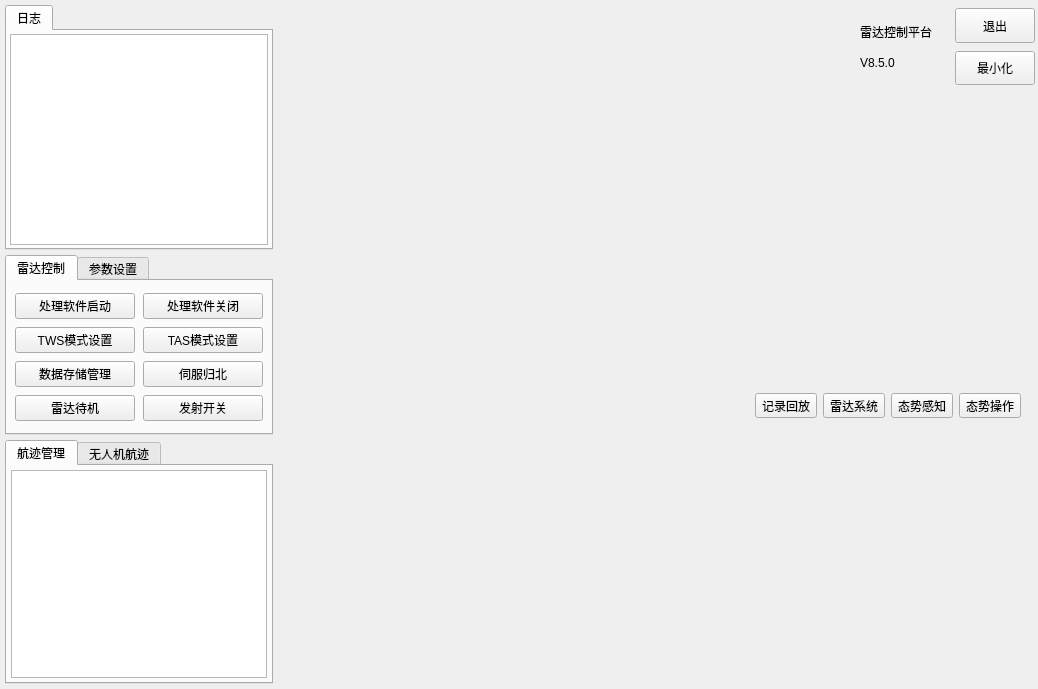
<?xml version="1.0" encoding="UTF-8"?>
<ui version="4.0">
 <class>MainOverLayOut</class>
 <widget class="QWidget" name="MainOverLayOut">
  <property name="geometry">
   <rect>
    <x>0</x>
    <y>0</y>
    <width>1038</width>
    <height>689</height>
   </rect>
  </property>
  <property name="windowTitle">
   <string>Form</string>
  </property>
  <layout class="QVBoxLayout" name="verticalLayout_2">
   <property name="spacing">
    <number>0</number>
   </property>
   <property name="leftMargin">
    <number>0</number>
   </property>
   <property name="topMargin">
    <number>0</number>
   </property>
   <property name="rightMargin">
    <number>0</number>
   </property>
   <property name="bottomMargin">
    <number>0</number>
   </property>
   <item>
    <layout class="QHBoxLayout" name="horizontalLayout" stretch="0,1,0">
     <property name="spacing">
      <number>0</number>
     </property>
     <item>
      <layout class="QVBoxLayout" name="verticalLayout">
       <property name="spacing">
        <number>5</number>
       </property>
       <property name="leftMargin">
        <number>5</number>
       </property>
       <property name="topMargin">
        <number>5</number>
       </property>
       <property name="bottomMargin">
        <number>5</number>
       </property>
       <item>
        <widget class="QTabWidget" name="infoTab">
         <property name="sizePolicy">
          <sizepolicy hsizetype="Expanding" vsizetype="Expanding">
           <horstretch>0</horstretch>
           <verstretch>0</verstretch>
          </sizepolicy>
         </property>
         <property name="maximumSize">
          <size>
           <width>16777215</width>
           <height>500</height>
          </size>
         </property>
         <property name="tabShape">
          <enum>QTabWidget::Rounded</enum>
         </property>
         <property name="currentIndex">
          <number>0</number>
         </property>
         <property name="documentMode">
          <bool>false</bool>
         </property>
         <property name="movable">
          <bool>true</bool>
         </property>
         <widget class="QWidget" name="tab_2">
          <attribute name="icon">
           <iconset resource="../resource.qrc">
            <normaloff>:/resources/icon/ui/log.svg</normaloff>:/resources/icon/ui/log.svg</iconset>
          </attribute>
          <attribute name="title">
           <string>日志</string>
          </attribute>
          <attribute name="toolTip">
           <string>雷达操作日志</string>
          </attribute>
          <layout class="QVBoxLayout" name="verticalLayout_3">
           <property name="spacing">
            <number>0</number>
           </property>
           <property name="leftMargin">
            <number>3</number>
           </property>
           <property name="topMargin">
            <number>3</number>
           </property>
           <property name="rightMargin">
            <number>3</number>
           </property>
           <property name="bottomMargin">
            <number>3</number>
           </property>
           <item>
            <widget class="QTextEdit" name="logEdit">
             <property name="sizePolicy">
              <sizepolicy hsizetype="Expanding" vsizetype="Preferred">
               <horstretch>0</horstretch>
               <verstretch>0</verstretch>
              </sizepolicy>
             </property>
             <property name="textInteractionFlags">
              <set>Qt::NoTextInteraction</set>
             </property>
            </widget>
           </item>
          </layout>
         </widget>
        </widget>
       </item>
       <item>
        <widget class="QTabWidget" name="setTab">
         <property name="sizePolicy">
          <sizepolicy hsizetype="Preferred" vsizetype="Preferred">
           <horstretch>0</horstretch>
           <verstretch>0</verstretch>
          </sizepolicy>
         </property>
         <property name="minimumSize">
          <size>
           <width>0</width>
           <height>0</height>
          </size>
         </property>
         <property name="maximumSize">
          <size>
           <width>16777215</width>
           <height>16777215</height>
          </size>
         </property>
         <property name="tabShape">
          <enum>QTabWidget::Rounded</enum>
         </property>
         <property name="currentIndex">
          <number>0</number>
         </property>
         <property name="documentMode">
          <bool>false</bool>
         </property>
         <property name="movable">
          <bool>true</bool>
         </property>
         <property name="tabBarAutoHide">
          <bool>false</bool>
         </property>
         <widget class="QWidget" name="tab_4">
          <attribute name="icon">
           <iconset resource="../resource.qrc">
            <normaloff>:/resources/icon/ui/radar.svg</normaloff>:/resources/icon/ui/radar.svg</iconset>
          </attribute>
          <attribute name="title">
           <string>雷达控制</string>
          </attribute>
          <layout class="QVBoxLayout" name="radarControlLayout">
           <property name="spacing">
            <number>8</number>
           </property>
           <property name="leftMargin">
            <number>8</number>
           </property>
           <property name="topMargin">
            <number>8</number>
           </property>
           <property name="rightMargin">
            <number>8</number>
           </property>
           <property name="bottomMargin">
            <number>8</number>
           </property>
           <item>
            <layout class="QGridLayout" name="radarControlGrid">
             <property name="spacing">
              <number>8</number>
             </property>
             <item row="0" column="0">
              <widget class="QPushButton" name="btnStartSoftware">
               <property name="minimumSize">
                <size>
                 <width>0</width>
                 <height>20</height>
                </size>
               </property>
               <property name="cursor">
                <cursorShape>PointingHandCursor</cursorShape>
               </property>
               <property name="text">
                <string>处理软件启动</string>
               </property>
              </widget>
             </item>
             <item row="0" column="2">
              <widget class="QPushButton" name="btnStopSoftware">
               <property name="minimumSize">
                <size>
                 <width>0</width>
                 <height>20</height>
                </size>
               </property>
               <property name="cursor">
                <cursorShape>PointingHandCursor</cursorShape>
               </property>
               <property name="text">
                <string>处理软件关闭</string>
               </property>
              </widget>
             </item>
             <item row="1" column="0">
              <widget class="QPushButton" name="btnTWSMode">
               <property name="minimumSize">
                <size>
                 <width>0</width>
                 <height>20</height>
                </size>
               </property>
               <property name="cursor">
                <cursorShape>PointingHandCursor</cursorShape>
               </property>
               <property name="text">
                <string>TWS模式设置</string>
               </property>
              </widget>
             </item>
             <item row="1" column="2">
              <widget class="QPushButton" name="btnTASMode">
               <property name="minimumSize">
                <size>
                 <width>0</width>
                 <height>20</height>
                </size>
               </property>
               <property name="cursor">
                <cursorShape>PointingHandCursor</cursorShape>
               </property>
               <property name="text">
                <string>TAS模式设置</string>
               </property>
              </widget>
             </item>
             <item row="2" column="0">
              <widget class="QPushButton" name="btnDataStorage">
               <property name="minimumSize">
                <size>
                 <width>0</width>
                 <height>20</height>
                </size>
               </property>
               <property name="cursor">
                <cursorShape>PointingHandCursor</cursorShape>
               </property>
               <property name="text">
                <string>数据存储管理</string>
               </property>
              </widget>
             </item>
             <item row="4" column="0">
              <widget class="QPushButton" name="btnRadarStandby">
               <property name="minimumSize">
                <size>
                 <width>0</width>
                 <height>20</height>
                </size>
               </property>
               <property name="cursor">
                <cursorShape>PointingHandCursor</cursorShape>
               </property>
               <property name="text">
                <string>雷达待机</string>
               </property>
              </widget>
             </item>
             <item row="4" column="2">
              <widget class="QPushButton" name="btnTransmitControl">
               <property name="minimumSize">
                <size>
                 <width>0</width>
                 <height>20</height>
                </size>
               </property>
               <property name="cursor">
                <cursorShape>PointingHandCursor</cursorShape>
               </property>
               <property name="text">
                <string>发射开关</string>
               </property>
              </widget>
             </item>
              <item row="2" column="2">
               <widget class="QPushButton" name="btnServoNorth">
               <property name="minimumSize">
                <size>
                 <width>0</width>
                 <height>20</height>
                </size>
               </property>
               <property name="cursor">
                <cursorShape>PointingHandCursor</cursorShape>
               </property>
               <property name="text">
                <string>伺服归北</string>
               </property>
              </widget>
             </item>
            </layout>
           </item>
          </layout>
         </widget>
         <widget class="QWidget" name="tab">
          <attribute name="icon">
           <iconset resource="../resource.qrc">
            <normaloff>:/resources/icon/ui/sliders.svg</normaloff>:/resources/icon/ui/sliders.svg</iconset>
          </attribute>
          <attribute name="title">
           <string>参数设置</string>
          </attribute>
          <layout class="QVBoxLayout" name="paramSettingsLayout">
           <property name="spacing">
            <number>8</number>
           </property>
           <property name="leftMargin">
            <number>8</number>
           </property>
           <property name="topMargin">
            <number>8</number>
           </property>
           <property name="rightMargin">
            <number>8</number>
           </property>
           <property name="bottomMargin">
            <number>8</number>
           </property>
           <item>
            <layout class="QGridLayout" name="paramSettingsGrid">
             <property name="spacing">
              <number>8</number>
             </property>
             <item row="2" column="0">
              <widget class="QPushButton" name="btnScanRange">
               <property name="minimumSize">
                <size>
                 <width>0</width>
                 <height>20</height>
                </size>
               </property>
               <property name="cursor">
                <cursorShape>PointingHandCursor</cursorShape>
               </property>
               <property name="text">
                <string>工作模式设置</string>
               </property>
              </widget>
             </item>
             <item row="4" column="1">
              <spacer name="verticalSpacer_2">
               <property name="orientation">
                <enum>Qt::Vertical</enum>
               </property>
               <property name="sizeHint" stdset="0">
                <size>
                 <width>20</width>
                 <height>40</height>
                </size>
               </property>
              </spacer>
             </item>
             <item row="0" column="1">
              <widget class="QPushButton" name="btnSignalProcess">
               <property name="minimumSize">
                <size>
                 <width>0</width>
                 <height>20</height>
                </size>
               </property>
               <property name="cursor">
                <cursorShape>PointingHandCursor</cursorShape>
               </property>
               <property name="text">
                <string>信号处理参数</string>
               </property>
              </widget>
             </item>
              <item row="1" column="1">
               <widget class="QPushButton" name="btnBatteryControl">
                <property name="minimumSize">
                 <size>
                  <width>0</width>
                  <height>20</height>
                 </size>
                </property>
                <property name="cursor">
                 <cursorShape>PointingHandCursor</cursorShape>
                </property>
                <property name="text">
                 <string>阵面开启控制</string>
                </property>
               </widget>
              </item>
              <item row="0" column="0">
               <widget class="QPushButton" name="btnDataProcess">
               <property name="minimumSize">
                <size>
                 <width>0</width>
                 <height>20</height>
                </size>
               </property>
               <property name="cursor">
                <cursorShape>PointingHandCursor</cursorShape>
               </property>
               <property name="text">
                <string>数据处理参数</string>
               </property>
              </widget>
             </item>
             <item row="1" column="0">
              <widget class="QPushButton" name="btnServoControl">
               <property name="minimumSize">
                <size>
                 <width>0</width>
                 <height>20</height>
                </size>
               </property>
               <property name="cursor">
                <cursorShape>PointingHandCursor</cursorShape>
               </property>
               <property name="text">
                <string>伺服控制</string>
               </property>
              </widget>
             </item>
             <item row="2" column="1">
              <widget class="QPushButton" name="btnFreqControl">
               <property name="minimumSize">
                <size>
                 <width>0</width>
                 <height>20</height>
                </size>
               </property>
               <property name="cursor">
                <cursorShape>PointingHandCursor</cursorShape>
               </property>
               <property name="text">
                <string>波形及采样控制</string>
               </property>
              </widget>
             </item>
            </layout>
           </item>
          </layout>
         </widget>
        </widget>
       </item>
       <item>
        <widget class="QTabWidget" name="trackTab">
         <property name="sizePolicy">
          <sizepolicy hsizetype="Preferred" vsizetype="Expanding">
           <horstretch>0</horstretch>
           <verstretch>0</verstretch>
          </sizepolicy>
         </property>
         <property name="tabPosition">
          <enum>QTabWidget::North</enum>
         </property>
         <property name="tabShape">
          <enum>QTabWidget::Rounded</enum>
         </property>
         <property name="currentIndex">
          <number>0</number>
         </property>
         <property name="documentMode">
          <bool>false</bool>
         </property>
         <widget class="QWidget" name="tab_5">
          <attribute name="icon">
           <iconset resource="../resource.qrc">
            <normaloff>:/resources/icon/ui/track.svg</normaloff>:/resources/icon/ui/track.svg</iconset>
          </attribute>
          <attribute name="title">
           <string>航迹管理</string>
          </attribute>
          <layout class="QVBoxLayout" name="verticalLayout_4">
           <property name="spacing">
            <number>0</number>
           </property>
           <property name="leftMargin">
            <number>4</number>
           </property>
           <property name="topMargin">
            <number>4</number>
           </property>
           <property name="rightMargin">
            <number>4</number>
           </property>
           <property name="bottomMargin">
            <number>4</number>
           </property>
           <item>
            <widget class="QTableWidget" name="tableWidget">
             <property name="autoFillBackground">
              <bool>false</bool>
             </property>
             <property name="styleSheet">
              <string notr="true"/>
             </property>
             <property name="gridStyle">
              <enum>Qt::DashLine</enum>
             </property>
             <attribute name="horizontalHeaderVisible">
              <bool>true</bool>
             </attribute>
             <attribute name="horizontalHeaderShowSortIndicator" stdset="0">
              <bool>true</bool>
             </attribute>
             <attribute name="verticalHeaderVisible">
              <bool>false</bool>
             </attribute>
             <attribute name="verticalHeaderShowSortIndicator" stdset="0">
              <bool>false</bool>
             </attribute>
            </widget>
           </item>
          </layout>
         </widget>
         <widget class="QWidget" name="droneTrackTab">
          <attribute name="icon">
           <iconset resource="../resource.qrc">
            <normaloff>:/resources/icon/ui/track.svg</normaloff>:/resources/icon/ui/track.svg</iconset>
          </attribute>
          <attribute name="title">
           <string>无人机航迹</string>
          </attribute>
          <attribute name="toolTip">
           <string>专门显示无人机目标航迹</string>
          </attribute>
          <layout class="QVBoxLayout" name="droneTrackLayout">
           <property name="spacing">
            <number>0</number>
           </property>
           <property name="leftMargin">
            <number>4</number>
           </property>
           <property name="topMargin">
            <number>4</number>
           </property>
           <property name="rightMargin">
            <number>4</number>
           </property>
           <property name="bottomMargin">
            <number>4</number>
           </property>
           <item>
            <widget class="QTableWidget" name="droneTableWidget">
             <property name="autoFillBackground">
              <bool>false</bool>
             </property>
             <property name="styleSheet">
              <string notr="true"/>
             </property>
             <property name="gridStyle">
              <enum>Qt::DashLine</enum>
             </property>
             <attribute name="horizontalHeaderVisible">
              <bool>false</bool>
             </attribute>
             <attribute name="horizontalHeaderShowSortIndicator" stdset="0">
              <bool>true</bool>
             </attribute>
             <attribute name="verticalHeaderVisible">
              <bool>false</bool>
             </attribute>
             <attribute name="verticalHeaderShowSortIndicator" stdset="0">
              <bool>false</bool>
             </attribute>
            </widget>
           </item>
          </layout>
         </widget>
        </widget>
       </item>
      </layout>
     </item>
     <item>
      <widget class="QWidget" name="viewWidget" native="true">
       <property name="sizePolicy">
        <sizepolicy hsizetype="Expanding" vsizetype="Expanding">
         <horstretch>0</horstretch>
         <verstretch>0</verstretch>
        </sizepolicy>
       </property>
       <property name="minimumSize">
        <size>
         <width>0</width>
         <height>0</height>
        </size>
       </property>
       <property name="maximumSize">
        <size>
         <width>16777215</width>
         <height>16777215</height>
        </size>
       </property>
       <property name="autoFillBackground">
        <bool>false</bool>
       </property>
       <property name="styleSheet">
        <string notr="true"/>
       </property>
       <property name="label_group" stdset="0">
        <string>A</string>
       </property>
      </widget>
     </item>
     <item>
      <layout class="QVBoxLayout" name="verticalLayout_5" stretch="0,0,1,0,1">
       <property name="spacing">
        <number>8</number>
       </property>
       <item>
        <layout class="QHBoxLayout" name="horizontalLayout_3">
         <property name="spacing">
          <number>8</number>
         </property>
         <property name="topMargin">
          <number>8</number>
         </property>
         <property name="rightMargin">
          <number>3</number>
         </property>
         <item>
          <spacer name="horizontalSpacer_2">
           <property name="orientation">
            <enum>Qt::Horizontal</enum>
           </property>
           <property name="sizeHint" stdset="0">
            <size>
             <width>40</width>
             <height>20</height>
            </size>
           </property>
          </spacer>
         </item>
         <item>
          <widget class="QWidget" name="LogoWidget" native="true">
           <layout class="QHBoxLayout" name="horizontalLayout_5">
            <property name="spacing">
             <number>15</number>
            </property>
            <property name="leftMargin">
             <number>15</number>
            </property>
            <property name="topMargin">
             <number>15</number>
            </property>
            <property name="rightMargin">
             <number>15</number>
            </property>
            <property name="bottomMargin">
             <number>15</number>
            </property>
            <item>
             <widget class="QLabel" name="label_12">
              <property name="maximumSize">
               <size>
                <width>50</width>
                <height>50</height>
               </size>
              </property>
              <property name="text">
               <string/>
              </property>
              <property name="pixmap">
               <pixmap resource="../resource.qrc">:/resources/icon/dispctrl-app.png</pixmap>
              </property>
              <property name="scaledContents">
               <bool>true</bool>
              </property>
              <property name="textInteractionFlags">
               <set>Qt::NoTextInteraction</set>
              </property>
             </widget>
            </item>
            <item>
             <layout class="QVBoxLayout" name="verticalLayout_6">
              <item>
               <widget class="QLabel" name="TitleLabel">
                <property name="text">
                 <string>雷达控制平台</string>
                </property>
                <property name="wordWrap">
                 <bool>true</bool>
                </property>
               </widget>
              </item>
              <item>
               <widget class="QLabel" name="SubtitleLabel">
                <property name="text">
                 <string>V8.5.0</string>
                </property>
               </widget>
              </item>
             </layout>
            </item>
           </layout>
          </widget>
         </item>
         <item>
          <layout class="QVBoxLayout" name="verticalLayout_8">
           <item>
            <widget class="QPushButton" name="CloseButton">
             <property name="sizePolicy">
              <sizepolicy hsizetype="Preferred" vsizetype="Preferred">
               <horstretch>0</horstretch>
               <verstretch>0</verstretch>
              </sizepolicy>
             </property>
             <property name="maximumSize">
              <size>
               <width>300</width>
               <height>300</height>
              </size>
             </property>
             <property name="text">
              <string>退出</string>
             </property>
             <property name="icon">
              <iconset resource="../resource.qrc">
               <normaloff>:/resources/icon/ui/close.svg</normaloff>:/resources/icon/ui/close.svg</iconset>
             </property>
            </widget>
           </item>
           <item>
            <widget class="QPushButton" name="minButton">
             <property name="sizePolicy">
              <sizepolicy hsizetype="Preferred" vsizetype="Preferred">
               <horstretch>0</horstretch>
               <verstretch>0</verstretch>
              </sizepolicy>
             </property>
             <property name="maximumSize">
              <size>
               <width>300</width>
               <height>30300</height>
              </size>
             </property>
             <property name="text">
              <string>最小化</string>
             </property>
             <property name="icon">
              <iconset resource="../resource.qrc">
               <normaloff>:/resources/icon/ui/minus.svg</normaloff>:/resources/icon/ui/minus.svg</iconset>
             </property>
            </widget>
           </item>
          </layout>
         </item>
        </layout>
       </item>
       <item>
        <layout class="QHBoxLayout" name="horizontalLayout_6">
         <property name="rightMargin">
          <number>5</number>
         </property>
         <item>
          <spacer name="horizontalSpacer_3">
           <property name="orientation">
            <enum>Qt::Horizontal</enum>
           </property>
           <property name="sizeHint" stdset="0">
            <size>
             <width>40</width>
             <height>20</height>
            </size>
           </property>
          </spacer>
         </item>
         <item>
          <widget class="QLabel" name="timeLabel">
           <property name="text">
            <string/>
           </property>
           <property name="alignment">
            <set>Qt::AlignRight|Qt::AlignTrailing|Qt::AlignVCenter</set>
           </property>
          </widget>
         </item>
        </layout>
       </item>
       <item>
        <widget class="QWidget" name="pviewFitW" native="true">
         <property name="sizePolicy">
          <sizepolicy hsizetype="Preferred" vsizetype="Expanding">
           <horstretch>0</horstretch>
           <verstretch>0</verstretch>
          </sizepolicy>
         </property>
         <property name="maximumSize">
          <size>
           <width>16777215</width>
           <height>16777215</height>
          </size>
         </property>
        </widget>
       </item>
       <item>
        <layout class="QHBoxLayout" name="horizontalLayout_4">
         <property name="spacing">
          <number>0</number>
         </property>
         <item>
          <spacer name="horizontalSpacer">
           <property name="orientation">
            <enum>Qt::Horizontal</enum>
           </property>
           <property name="sizeHint" stdset="0">
            <size>
             <width>40</width>
             <height>20</height>
            </size>
           </property>
          </spacer>
         </item>
         <item>
          <widget class="QWidget" name="FuncWidget" native="true">
           <layout class="QVBoxLayout" name="verticalLayout_7">
            <property name="rightMargin">
             <number>9</number>
            </property>
            <item>
             <layout class="QGridLayout" name="gridLayout_2">
              <property name="leftMargin">
               <number>8</number>
              </property>
              <property name="topMargin">
               <number>8</number>
              </property>
              <property name="rightMargin">
               <number>8</number>
              </property>
              <property name="bottomMargin">
               <number>8</number>
              </property>
              <item row="0" column="3">
               <widget class="QToolButton" name="FuncToolButton">
                <property name="text">
                 <string>态势操作</string>
                </property>
                <property name="icon">
                 <iconset resource="../resource.qrc">
                  <normaloff>:/resources/icon/ui/sliders.svg</normaloff>:/resources/icon/ui/sliders.svg</iconset>
                </property>
                <property name="iconSize">
                 <size>
                  <width>36</width>
                  <height>36</height>
                 </size>
                </property>
                <property name="toolButtonStyle">
                 <enum>Qt::ToolButtonTextUnderIcon</enum>
                </property>
                <property name="buttonGroup" stdset="0">
                 <string>A</string>
                </property>
               </widget>
              </item>
              <item row="0" column="1">
               <widget class="QToolButton" name="radarsystem">
                <property name="text">
                 <string>雷达系统</string>
                </property>
                <property name="icon">
                 <iconset resource="../resource.qrc">
                  <normaloff>:/resources/icon/ui/radar.svg</normaloff>:/resources/icon/ui/radar.svg</iconset>
                </property>
                <property name="iconSize">
                 <size>
                  <width>36</width>
                  <height>36</height>
                 </size>
                </property>
                <property name="toolButtonStyle">
                 <enum>Qt::ToolButtonTextUnderIcon</enum>
                </property>
                <property name="buttonGroup" stdset="0">
                 <string>A</string>
                </property>
               </widget>
              </item>
              <item row="0" column="2">
               <widget class="QToolButton" name="FuncToolButton_2">
                <property name="text">
                 <string>态势感知</string>
                </property>
                <property name="icon">
                 <iconset resource="../resource.qrc">
                  <normaloff>:/resources/icon/ui/awareness.svg</normaloff>:/resources/icon/ui/awareness.svg</iconset>
                </property>
                <property name="iconSize">
                 <size>
                  <width>36</width>
                  <height>36</height>
                 </size>
                </property>
                <property name="toolButtonStyle">
                 <enum>Qt::ToolButtonTextUnderIcon</enum>
                </property>
                <property name="buttonGroup" stdset="0">
                 <string>A</string>
                </property>
               </widget>
              </item>
              <item row="0" column="0">
               <widget class="QToolButton" name="toolButton_3">
                <property name="text">
                 <string>记录回放</string>
                </property>
                <property name="icon">
                 <iconset resource="../resource.qrc">
                  <normaloff>:/resources/icon/ui/replay.svg</normaloff>:/resources/icon/ui/replay.svg</iconset>
                </property>
                <property name="iconSize">
                 <size>
                  <width>36</width>
                  <height>36</height>
                 </size>
                </property>
                <property name="toolButtonStyle">
                 <enum>Qt::ToolButtonTextUnderIcon</enum>
                </property>
                <property name="buttonGroup" stdset="0">
                 <string>A</string>
                </property>
               </widget>
              </item>
             </layout>
            </item>
           </layout>
          </widget>
         </item>
        </layout>
       </item>
       <item>
        <widget class="QWidget" name="pviewSectorW" native="true">
         <property name="sizePolicy">
          <sizepolicy hsizetype="Preferred" vsizetype="Expanding">
           <horstretch>0</horstretch>
           <verstretch>0</verstretch>
          </sizepolicy>
         </property>
         <property name="maximumSize">
          <size>
           <width>16777215</width>
           <height>16777215</height>
          </size>
         </property>
        </widget>
       </item>
      </layout>
     </item>
    </layout>
   </item>
  </layout>
 </widget>
 <resources>
  <include location="../resource.qrc"/>
 </resources>
 <connections/>
</ui>
